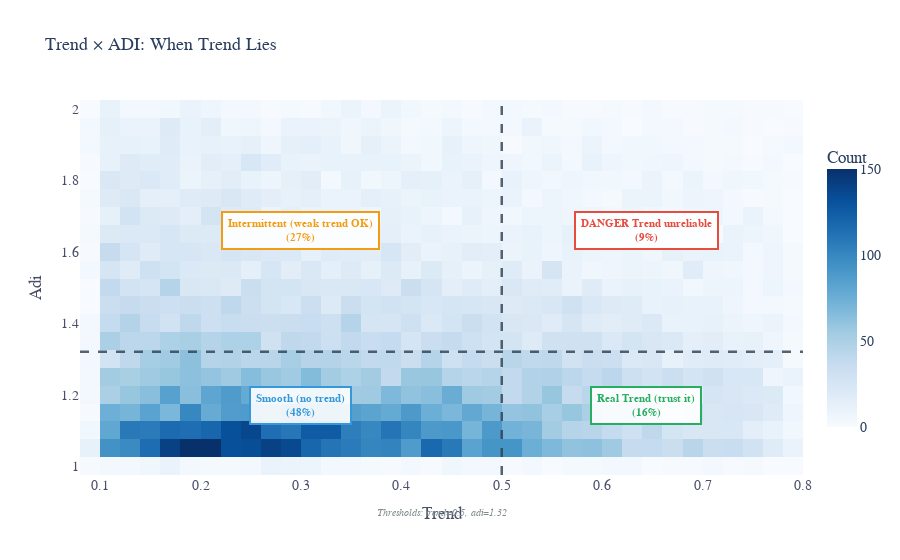

Notebook cell for this chart:
### Markdown cell above
### 4.1 Trend × ADI: When Trend Lies

### Code cell
plot_scatter(
    ld6_df, x='trend', y='adi',
    kind='density',
    use_metric_defaults=True,
    show_threshold_annotation=True,
    clip_quantile=.9,
    style={"title": "Trend × ADI: When Trend Lies"},
)

### Figure 1 — Plotly figure (JSON) as saved in the notebook; plotly's stock layout.template omitted (floating-point values rounded to 4 significant figures; data arrays with more than 128 entries replaced by an {"elided": "..."} marker saying what was removed)
{"data": [{"colorbar": {"len": 0.8, "title": {"text": "Count"}}, "colorscale": [[0, "rgb(247,251,255)"], [0.125, "rgb(222,235,247)"], [0.25, "rgb(198,219,239)"], [0.375, "rgb(158,202,225)"], [0.5, "rgb(107,174,214)"], [0.625, "rgb(66,146,198)"], [0.75, "rgb(33,113,181)"], [0.875, "rgb(8,81,156)"], [1, "rgb(8,48,107)"]], "nbinsx": 40, "nbinsy": 40, "type": "histogram2d", "x": {"elided": "19524 float values"}, "y": {"elided": "19524 float values"}}], "layout": {"annotations": [{"bgcolor": "rgba(255,255,255,0.9)", "bordercolor": "#e74c3c", "borderpad": 5, "borderwidth": 2, "font": {"color": "#e74c3c", "size": 11}, "showarrow": false, "text": "<b>DANGER\nTrend unreliable<br>(9%)</b>", "x": 0.6437, "y": 1.66}, {"bgcolor": "rgba(255,255,255,0.9)", "bordercolor": "#f39c12", "borderpad": 5, "borderwidth": 2, "font": {"color": "#f39c12", "size": 11}, "showarrow": false, "text": "<b>Intermittent\n(weak trend OK)<br>(27%)</b>", "x": 0.2992, "y": 1.66}, {"bgcolor": "rgba(255,255,255,0.9)", "bordercolor": "#27ae60", "borderpad": 5, "borderwidth": 2, "font": {"color": "#27ae60", "size": 11}, "showarrow": false, "text": "<b>Real Trend\n(trust it)<br>(16%)</b>", "x": 0.6437, "y": 1.171}, {"bgcolor": "rgba(255,255,255,0.9)", "bordercolor": "#3498db", "borderpad": 5, "borderwidth": 2, "font": {"color": "#3498db", "size": 11}, "showarrow": false, "text": "<b>Smooth\n(no trend)<br>(48%)</b>", "x": 0.2992, "y": 1.171}, {"font": {"color": "#7f8c8d", "size": 10}, "showarrow": false, "text": "<i>Thresholds: trend=0.5, adi=1.32</i>", "x": 0.5, "xref": "paper", "y": -0.12, "yref": "paper"}], "font": {"family": "Source Sans Pro", "size": 14}, "legend": {"bgcolor": "rgba(255,255,255,0.9)", "bordercolor": "rgba(0,0,0,0.1)", "borderwidth": 1, "font": {"color": "#222222", "size": 12}, "orientation": "h", "x": 0.5, "xanchor": "center", "y": -0.12, "yanchor": "top"}, "margin": {"b": 85}, "paper_bgcolor": "white", "plot_bgcolor": "white", "shapes": [{"line": {"color": "#2c3e50", "dash": "dash", "width": 2.5}, "opacity": 0.8, "type": "line", "x0": 0.5, "x1": 0.5, "xref": "x", "y0": 0, "y1": 1, "yref": "y domain"}, {"line": {"color": "#2c3e50", "dash": "dash", "width": 2.5}, "opacity": 0.8, "type": "line", "x0": 0, "x1": 1, "xref": "x domain", "y0": 1.32, "y1": 1.32, "yref": "y"}], "title": {"font": {"size": 18}, "text": "Trend × ADI: When Trend Lies"}, "xaxis": {"color": "#4A4E69", "gridcolor": "rgba(0,0,0,0.06)", "showgrid": true, "tickcolor": "#4A4E69", "title": {"text": "Trend"}}, "yaxis": {"color": "#4A4E69", "gridcolor": "rgba(0,0,0,0.06)", "showgrid": true, "tickcolor": "#4A4E69", "title": {"text": "Adi"}}}}
